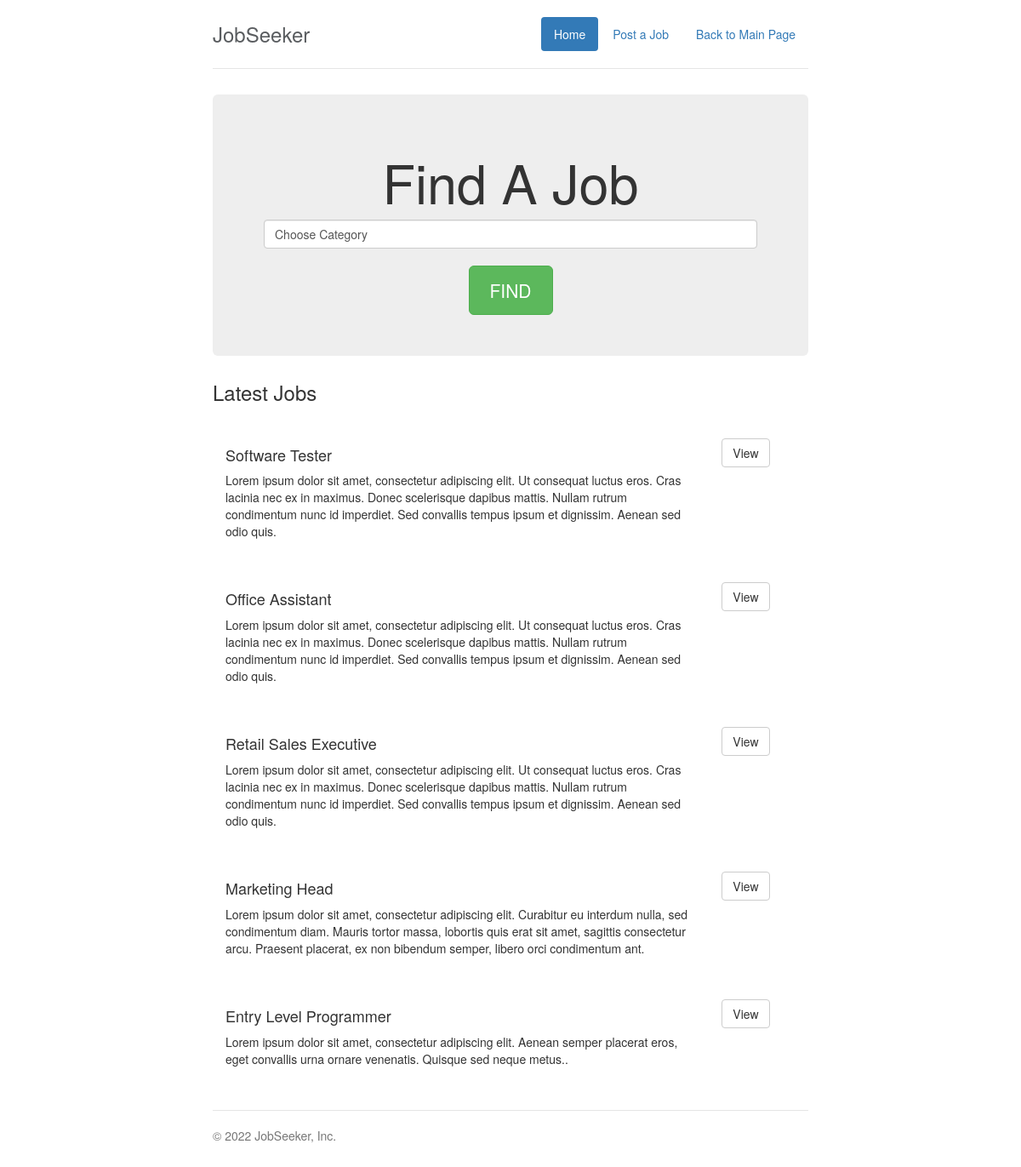
The page /employer/index1.php on the database its author committed.
### tables this page shows
CREATE TABLE `jobs` (
  `id` int(11) NOT NULL,
  `category_id` int(11) NOT NULL,
  `company` varchar(255) NOT NULL,
  `job_title` varchar(255) NOT NULL,
  `description` varchar(255) NOT NULL,
  `salary` varchar(255) NOT NULL,
  `location` varchar(255) NOT NULL,
  `contact_user` varchar(255) NOT NULL,
  `contact_email` varchar(255) NOT NULL,
  `post_date` timestamp NOT NULL DEFAULT current_timestamp()
);

### employer/lib/Template.php (called while the page is built, shortened)
<?php
class Template{
    protected $template;
    public function __construct($template)
    {
        $this->template = $template;
    }
    public function __toString()
    {
        include basename($this->template);
        return ob_get_clean();
    }
}

### employer/lib/Database.php (called while the page is built, shortened)
<?php
class Database {
    private $host = DB_HOST;
    private $user = DB_USER;
    private $pass = DB_PASS;
    private $dbname = DB_NAME;
    private $dbh;
    private $stmt;
    public function __construct()
    {
        $dsn = 'mysql:host='. $this->host .';dbname='. $this->dbname;
        $options = array (
            PDO::ATTR_PERSISTENT => true,
            PDO::ATTR_ERRMODE => PDO::ERRMODE_EXCEPTION
        );
        try {
            $this->dbh = new PDO($dsn, $this->user,$this->pass, $options);
        }
        catch(PDOException $e) {
            $this->error = $e->getMessage();
        }
    }
    public function query($query){
        $this->stmt = $this->dbh->prepare($query);
    }
    public function execute(){
        return $this->stmt->execute();
    }
    public function resultSet(){
        $this->execute();
        return $this->stmt->fetchAll(PDO::FETCH_OBJ);
    }
}

### employer/lib/Job.php (called while the page is built, shortened)
<?php
class Job{
    private $db;
    public function __construct()
    {
        $this->db = new Database;
    }
    public function getAllJobs(){
        $this->db->query("SELECT jobs.*,categories.name AS cname
                   FROM jobs
                   INNER JOIN categories
                   ON jobs.category_id = categories.id
                   ORDER BY post_date DESC");
        $results = $this->db->resultSet();
        return $results;
        }
        public function getCategories(){
            $this->db->query("SELECT * FROM categories");
        $results = $this->db->resultSet();
        return $results;
        }
}

### employer/templates/frontpage.php (the view, shortened to what this page needs)
<?php include 'inc/header.php';?>
      <div class="jumbotron">
        <h1>Find A Job</h1>
        <form method="GET" action="index1.php">
            <select name="category" class="form-control">
                <option value="0">Choose Category</option>
            </select>
            <br>
            <input type="submit" class="btn btn-lg btn-success" value="FIND">
        </form>
      </div>
      <h3><?php echo $title;?></h3>
        <?php foreach($jobs as $job): ?>
      <div class="row marketing">
        <div class="col-lg-10">
          <h4><?php echo $job->job_title;?></h4>
          <p><?php echo $job->description;?>.</p>
        </div>
        <div class="col-md-2">
            <a class="btn btn-default" href="job.php ?id=<?php echo $job->id; ?>">View</a>
        </div>
      </div>
      <?php endforeach;?>
<?php include 'inc/footer.php';?>

### employer/css/styles.css (style rules this page uses)
body { padding-top: 20px; padding-bottom: 20px; }
.header, .marketing, .footer { padding-right: 15px; padding-left: 15px; }
.jumbotron { text-align: center; border-bottom: 1px solid #e5e5e5; }
.jumbotron .btn { padding: 14px 24px; font-size: 21px; }
.marketing { margin: 40px 0; }
@media screen and (min-width: 768px) { .header, .marketing, .footer { padding-right: 0; padding-left: 0; } }
@media screen and (min-width: 768px) { .jumbotron { border-bottom: 0; } }

### rows shown on the page
jobs: job_title "Software Tester", description "Lorem ipsum dolor sit amet, consectetur adipiscing elit. Ut consequat luctus eros. Cras lacinia nec ex in maximus. Donec scelerisque dapibus mattis. Nullam rutrum condimentum nunc id imperdiet. Sed convallis tempus ipsum et dignissim. Aenean sed odio quis"
jobs: job_title "Office Assistant", description "Lorem ipsum dolor sit amet, consectetur adipiscing elit. Ut consequat luctus eros. Cras lacinia nec ex in maximus. Donec scelerisque dapibus mattis. Nullam rutrum condimentum nunc id imperdiet. Sed convallis tempus ipsum et dignissim. Aenean sed odio quis"
jobs: job_title "Retail Sales Executive", description "Lorem ipsum dolor sit amet, consectetur adipiscing elit. Ut consequat luctus eros. Cras lacinia nec ex in maximus. Donec scelerisque dapibus mattis. Nullam rutrum condimentum nunc id imperdiet. Sed convallis tempus ipsum et dignissim. Aenean sed odio quis"
jobs: job_title "Marketing Head", description "Lorem ipsum dolor sit amet, consectetur adipiscing elit. Curabitur eu interdum nulla, sed condimentum diam. Mauris tortor massa, lobortis quis erat sit amet, sagittis consectetur arcu. Praesent placerat, ex non bibendum semper, libero orci condimentum ant"
jobs: job_title "Entry Level Programmer", description "Lorem ipsum dolor sit amet, consectetur adipiscing elit. Aenean semper placerat eros, eget convallis urna ornare venenatis. Quisque sed neque metus."

### other values the page prints
$title "Latest Jobs"
